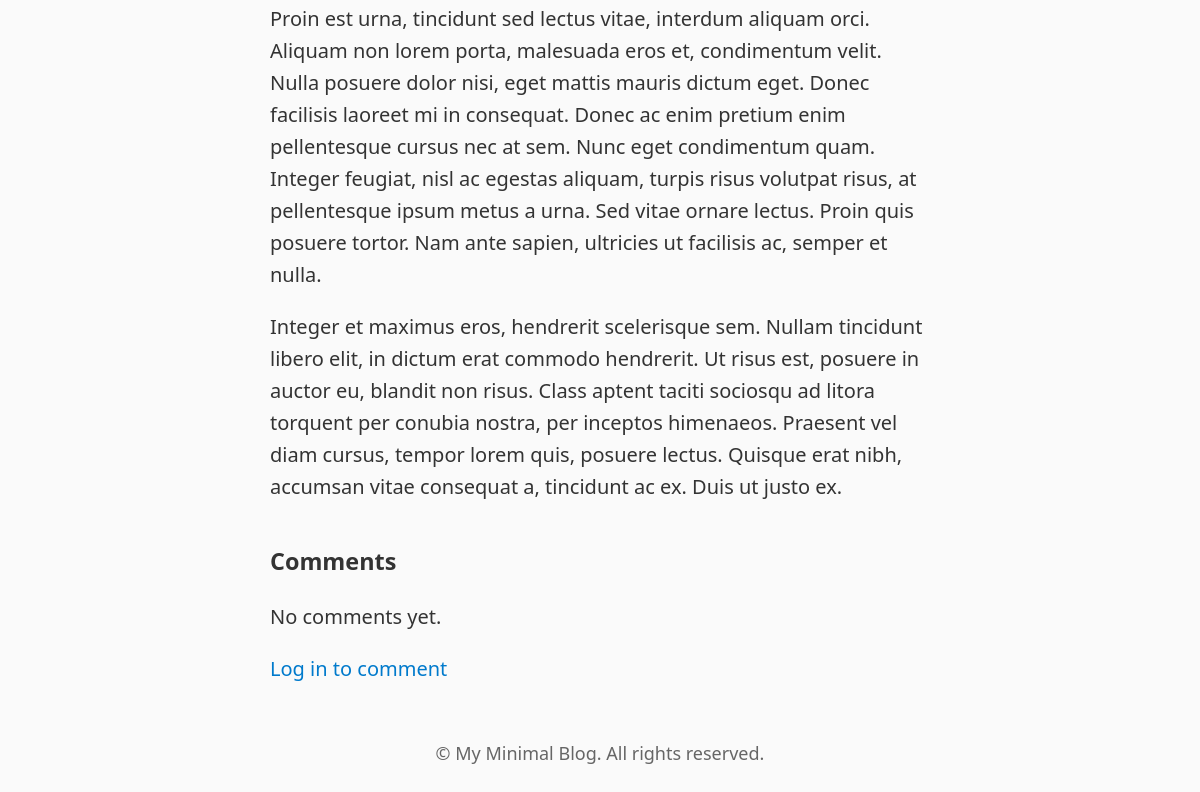
Before: /post/testing-the-posts/ (lower part) with the older database file.
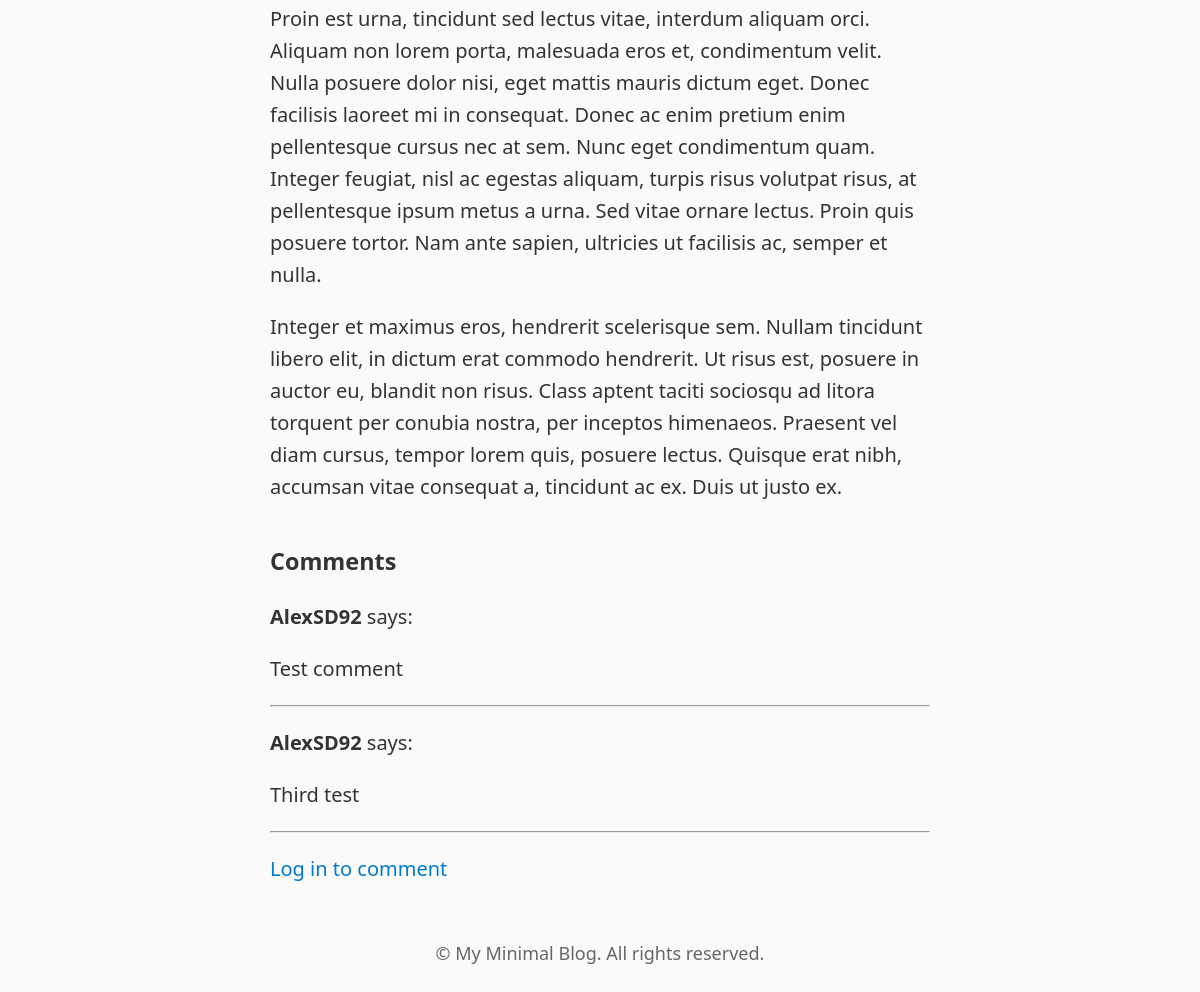
After: the same page with the newer database file.
### blog/models.py (models this page shows, shortened)
class Comment(models.Model):
    post = models.ForeignKey(Post, on_delete=models.CASCADE, related_name='comments')
    user = models.ForeignKey(User, on_delete=models.CASCADE)
    body = models.TextField()
    created = models.DateTimeField(auto_now_add=True)
    approved = models.BooleanField(default=False)

### blog/views.py (the view)
# urls.py: path('post/<slug:slug>/', views.post_detail, name='post_detail'),
def post_detail(request, slug):
    post = get_object_or_404(Post, slug=slug, published=True)
    comments = post.comments.filter(approved=True)
    new_comment = None
    if request.user.is_authenticated:
        if request.method == 'POST':
            form = CommentForm(request.POST)
            if form.is_valid():
                new_comment = form.save(commit=False)
                new_comment.user = request.user
                new_comment.post = post
                new_comment.save()
        else:
            form = CommentForm()
    else:
        form = None
    return render(request, 'blog/post_detail.html', {
        'post': post,
        'comments': comments,
        'form': form,
        'new_comment': new_comment
    })

### blog/templates/blog/post_detail.html (shortened to what this page needs)
{% extends 'blog/base.html' %}
{% block content %}
  <article>
    <div>
      {{ post.body|linebreaks }}
    </div>
  </article>
  <section>
    <h3>Comments</h3>
    {% for comment in comments %}
      <p><strong>{{ comment.user.username }}</strong> says:</p>
      <p>{{ comment.body }}</p>
      <hr>
    {% empty %}
      <p>No comments yet.</p>
    {% endfor %}
    {% if user.is_authenticated %}
      <h4>Leave a comment</h4>
      {% if new_comment %}
        <p>Thanks! Your comment will appear once approved.</p>
      {% else %}
        <form method="post">
          {% csrf_token %}
          {{ form.as_p }}
          <button type="submit">Post Comment</button>
        </form>
      {% endif %}
    {% else %}
      <p><a href="{% url 'login' %}?next={{ request.path }}">Log in to comment</a></p>
    {% endif %}
  </section>
{% endblock %}

Changed rows visible on the page:
added Comment: user.username "AlexSD92", body "Test comment"
added Comment: user.username "AlexSD92", body "Third test"
Other visible differences:
text no longer shown: "No comments yet."
